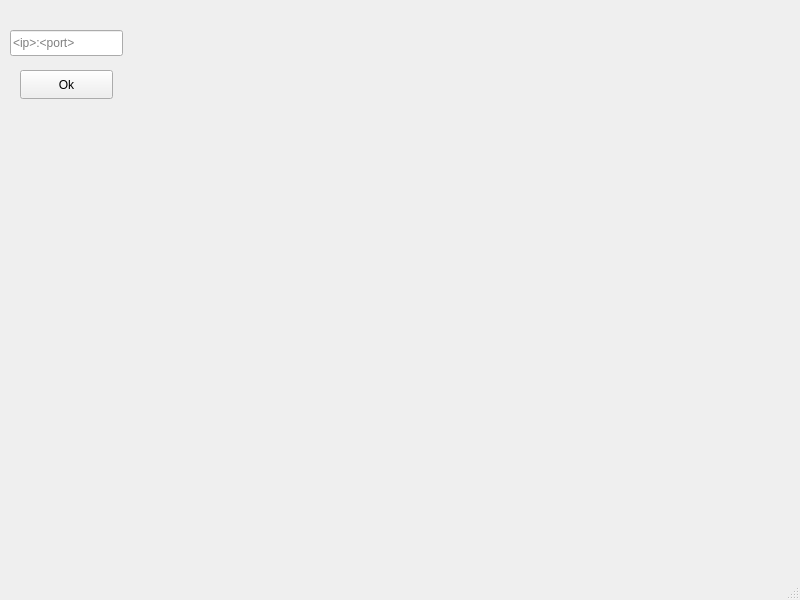
<?xml version="1.0" encoding="UTF-8"?>
<ui version="4.0">
 <class>MainWindow</class>
 <widget class="QMainWindow" name="MainWindow">
  <property name="geometry">
   <rect>
    <x>0</x>
    <y>0</y>
    <width>800</width>
    <height>600</height>
   </rect>
  </property>
  <property name="windowTitle">
   <string>livestream TCP</string>
  </property>
  <widget class="QWidget" name="centralwidget">
   <widget class="QLineEdit" name="lineEdit">
    <property name="geometry">
     <rect>
      <x>10</x>
      <y>30</y>
      <width>113</width>
      <height>26</height>
     </rect>
    </property>
    <property name="placeholderText">
     <string>&lt;ip&gt;:&lt;port&gt;</string>
    </property>
   </widget>
   <widget class="QPushButton" name="pushButton">
    <property name="geometry">
     <rect>
      <x>20</x>
      <y>70</y>
      <width>93</width>
      <height>29</height>
     </rect>
    </property>
    <property name="text">
     <string>Ok</string>
    </property>
   </widget>
   <widget class="QWidget" name="widget" native="true">
    <property name="geometry">
     <rect>
      <x>220</x>
      <y>40</y>
      <width>541</width>
      <height>471</height>
     </rect>
    </property>
   </widget>
  </widget>
  <widget class="QMenuBar" name="menubar">
   <property name="geometry">
    <rect>
     <x>0</x>
     <y>0</y>
     <width>800</width>
     <height>26</height>
    </rect>
   </property>
  </widget>
  <widget class="QStatusBar" name="statusbar"/>
 </widget>
 <resources/>
 <connections/>
</ui>
